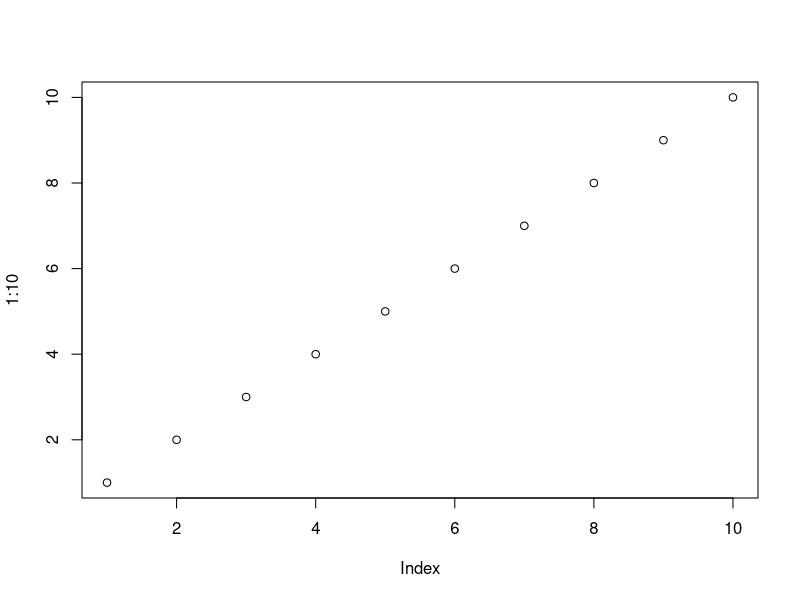
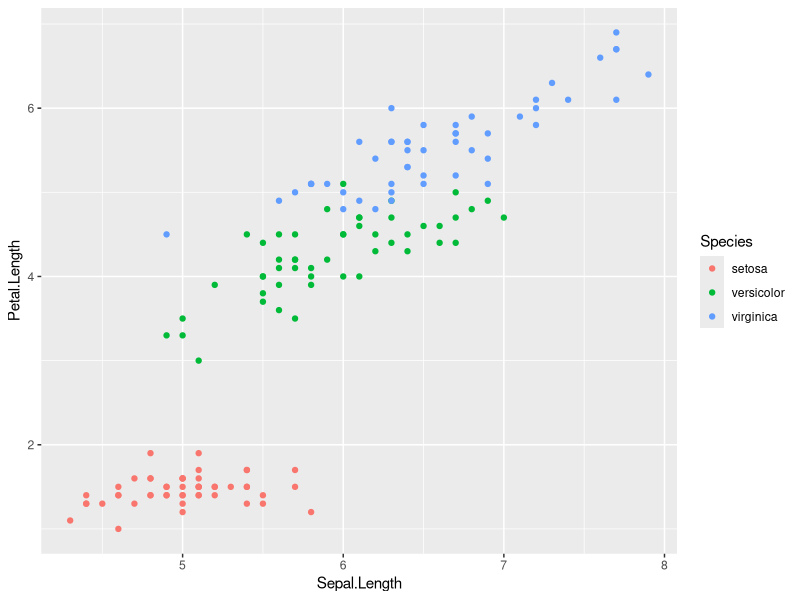

Here is the R script that generated these plots, in order:
## ---- chunk 1
options(warnPartialMatchArgs = FALSE, warnPartialMatchDollar = FALSE)

knitr::opts_chunk$set(
  class.output = "bg-success",
  class.message = "bg-info text-info",
  class.warning = "bg-warning text-warning",
  class.error = "bg-danger text-danger"
)

# https://ropensci.org/technotes/2020/04/23/rmd-learnings

# Options to have images saved in the post folder
# And to disable symbols before output
knitr::opts_chunk$set(fig.path = "", comment = "")

# knitr hook to make images output use Hugo options
knitr::knit_hooks$set(
  plot = function(x, options) {
    hugoopts <- options$hugoopts
    paste0(
      "{{<figure src=",
      '"', x, '" ',
      if (!is.null(hugoopts)) {
        glue::glue_collapse(
          glue::glue('{names(hugoopts)}="{hugoopts}"'),
          sep = " "
        )
      },
      ">}}\n"
    )
  }
)

# knitr hook to use Hugo highlighting options
knitr::knit_hooks$set(
  source = function(x, options) {
  hlopts <- options$hlopts
    paste0(
      "```r ",
      if (!is.null(hlopts)) {
      paste0("{",
        glue::glue_collapse(
          glue::glue('{names(hlopts)}={hlopts}'),
          sep = ","
        ), "}"
        )
      },
      "\n", glue::glue_collapse(x, sep = "\n"), "\n```\n"
    )
  }
)

# https://bookdown.org/yihui/rmarkdown-cookbook/font-color.html
colorize <- function(x, color) {
  if (knitr::is_latex_output()) {
    sprintf("\\textcolor{%s}{%s}", color, x)
  } else if (knitr::is_html_output()) {
    sprintf("<span style='color: %s;'>%s</span>", color,
      x)
  } else x
}

# https://bookdown.org/yihui/rmarkdown-cookbook/hook-truncate.html
# Use out.lines chunk option to truncate output.

# save the built-in output hook
hook_output <- knitr::knit_hooks$get("output")

# set a new output hook to truncate text output
knitr::knit_hooks$set(output = function(x, options) {
  if (!is.null(n <- options$out.lines)) {
    x <- xfun::split_lines(x)
    if (length(x) > n) {
      # truncate the output
      x <- c(head(x, n), "....\n")
    }
    x <- paste(x, collapse = "\n")
  }
  hook_output(x, options)
})
## ---- chunk 2
plot(1:10)
## ---- chunk 3
library(tidyverse)

ggplot(iris, aes(x = Sepal.Length, y = Petal.Length, color = Species)) +
  geom_point()
